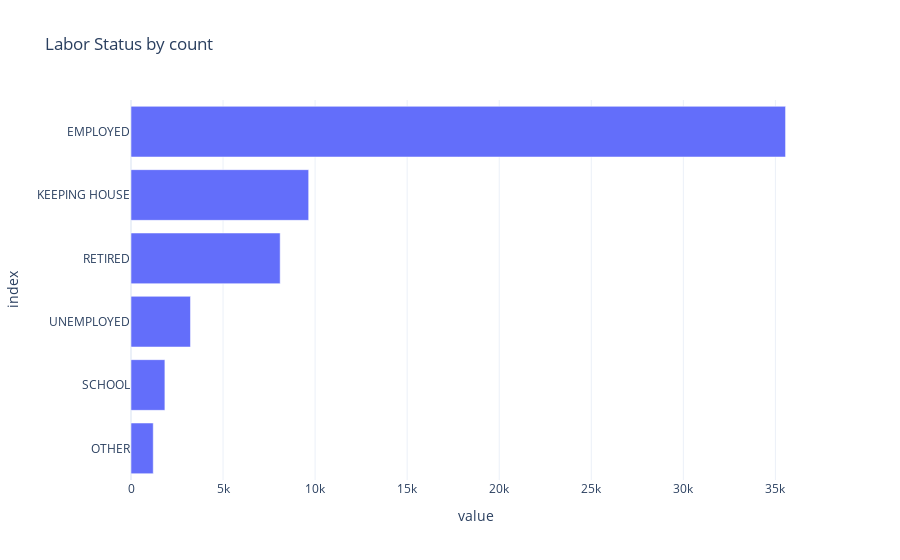

This figure's notebook cell:
### Code cell
# Create a new figure object
fig = px.bar(df['labor_status_clean'].value_counts(ascending=True),
            template='plotly_white',
            orientation='h',
            title='Labor Status by count')

# Hide the legend
fig.update_layout(showlegend=False)

# Show the plot
fig.show()

### Figure 1 — Plotly figure (JSON) as saved in the notebook; plotly's stock layout.template omitted (floating-point values rounded to 4 significant figures)
{"data": [{"alignmentgroup": "True", "hovertemplate": "variable=labor_status_clean<br>value=%{x}<br>index=%{y}<extra></extra>", "legendgroup": "labor_status_clean", "marker": {"color": "#636efa", "pattern": {"shape": ""}}, "name": "labor_status_clean", "offsetgroup": "labor_status_clean", "orientation": "h", "showlegend": true, "textposition": "auto", "x": [1208, 1841, 3230, 8102, 9650, 35552], "xaxis": "x", "y": ["OTHER", "SCHOOL", "UNEMPLOYED", "RETIRED", "KEEPING HOUSE", "EMPLOYED"], "yaxis": "y", "type": "bar"}], "layout": {"xaxis": {"anchor": "y", "domain": [0, 1], "title": {"text": "value"}}, "yaxis": {"anchor": "x", "domain": [0, 1], "title": {"text": "index"}}, "legend": {"title": {"text": "variable"}, "tracegroupgap": 0}, "title": {"text": "Labor Status by count"}, "barmode": "relative", "showlegend": false}}
